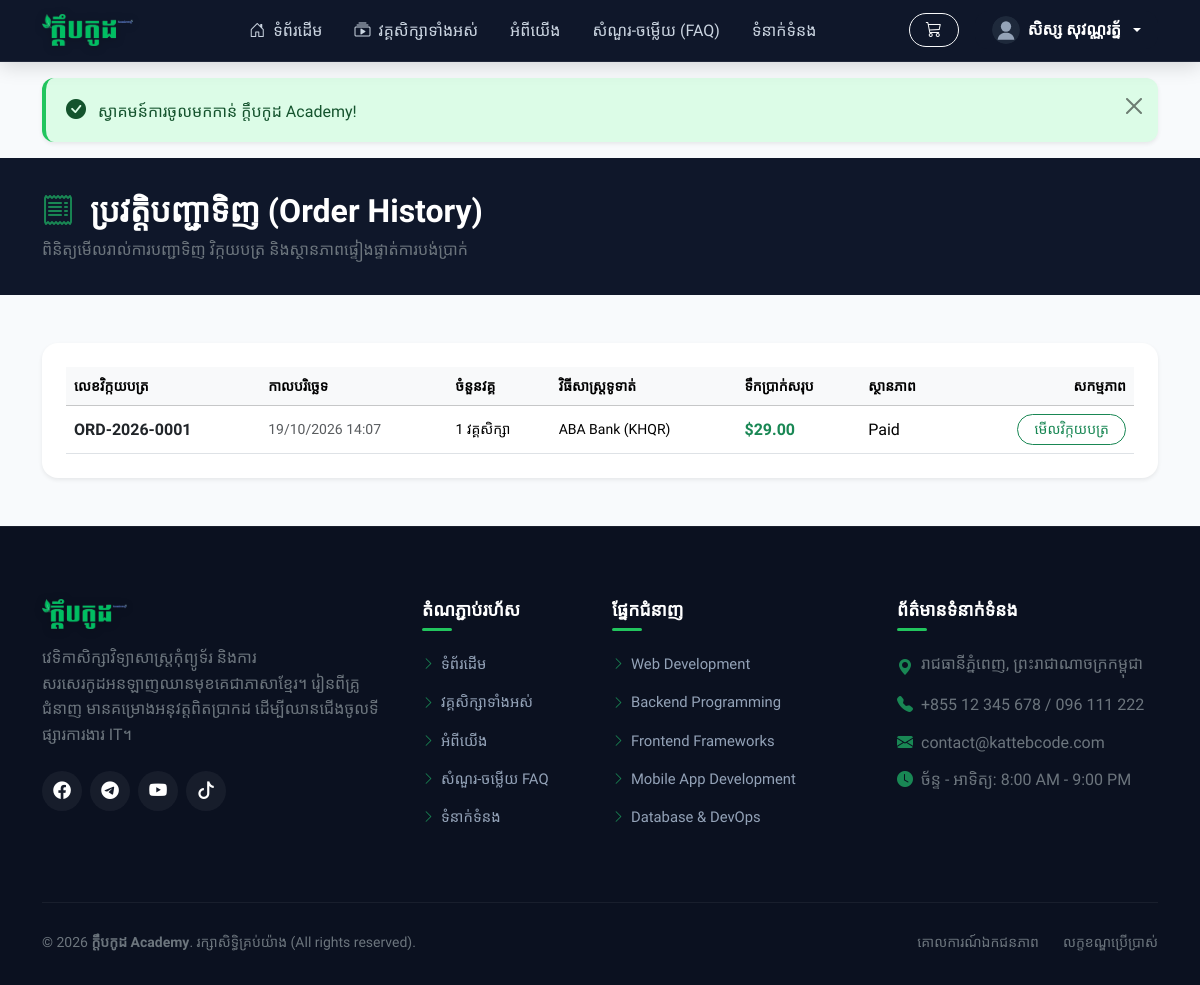
/student/orders (signed in), run on the app's committed database.
### tables this page shows
CREATE TABLE `users` (
    `id` INT UNSIGNED AUTO_INCREMENT PRIMARY KEY,
    `name` VARCHAR(120) NOT NULL,
    `email` VARCHAR(150) NOT NULL UNIQUE,
    `password` VARCHAR(255) NOT NULL,
    `phone` VARCHAR(30) NULL,
    `role` ENUM('student', 'instructor', 'admin') NOT NULL DEFAULT 'student',
    `avatar` VARCHAR(255) NULL,
    `headline` VARCHAR(255) NULL,
    `bio` TEXT NULL,
    `status` ENUM('active', 'inactive') NOT NULL DEFAULT 'active',
    `remember_token` VARCHAR(100) NULL,
    `created_at` TIMESTAMP DEFAULT CURRENT_TIMESTAMP,
    `updated_at` TIMESTAMP DEFAULT CURRENT_TIMESTAMP ON UPDATE CURRENT_TIMESTAMP,
    INDEX `idx_users_role` (`role`),
    INDEX `idx_users_status` (`status`)
);

CREATE TABLE `orders` (
    `id` INT UNSIGNED AUTO_INCREMENT PRIMARY KEY,
    `order_number` VARCHAR(50) NOT NULL UNIQUE,
    `user_id` INT UNSIGNED NOT NULL,
    `subtotal` DECIMAL(10, 2) NOT NULL DEFAULT 0.00,
    `discount_amount` DECIMAL(10, 2) NOT NULL DEFAULT 0.00,
    `coupon_code` VARCHAR(50) NULL,
    `total_amount` DECIMAL(10, 2) NOT NULL DEFAULT 0.00,
    `payment_method_id` INT UNSIGNED NULL,
    `payment_status` ENUM('pending', 'paid', 'rejected', 'cancelled', 'refunded') NOT NULL DEFAULT 'pending',
    `notes` TEXT NULL,
    `admin_notes` TEXT NULL,
    `created_at` TIMESTAMP DEFAULT CURRENT_TIMESTAMP,
    `updated_at` TIMESTAMP DEFAULT CURRENT_TIMESTAMP ON UPDATE CURRENT_TIMESTAMP,
    CONSTRAINT `fk_orders_user` FOREIGN KEY (`user_id`) REFERENCES `users` (`id`) ON DELETE CASCADE,
    CONSTRAINT `fk_orders_payment_method` FOREIGN KEY (`payment_method_id`) REFERENCES `payment_methods` (`id`) ON DELETE SET NULL,
    INDEX `idx_orders_user` (`user_id`),
    INDEX `idx_orders_status` (`payment_status`),
    INDEX `idx_orders_number` (`order_number`)
);

CREATE TABLE `payment_methods` (
    `id` INT UNSIGNED AUTO_INCREMENT PRIMARY KEY,
    `name` VARCHAR(100) NOT NULL,
    `code` VARCHAR(50) NOT NULL UNIQUE,
    `account_name` VARCHAR(150) NULL,
    `account_number` VARCHAR(100) NULL,
    `qr_image` VARCHAR(255) NULL,
    `instructions` TEXT NULL,
    `is_active` TINYINT(1) NOT NULL DEFAULT 1,
    `sort_order` INT NOT NULL DEFAULT 0,
    `created_at` TIMESTAMP DEFAULT CURRENT_TIMESTAMP,
    `updated_at` TIMESTAMP DEFAULT CURRENT_TIMESTAMP ON UPDATE CURRENT_TIMESTAMP
);

### app/Views/student/orders.php (the view)
<div class="py-4 bg-navy text-white" style="background-color: var(--navy-dark);">
    <div class="container py-2">
        <h2 class="fw-bold text-white mb-1"><i class="bi bi-receipt me-2 text-success"></i> ប្រវត្តិបញ្ជាទិញ (Order History)</h2>
        <p class="text-secondary mb-0">ពិនិត្យមើលរាល់ការបញ្ជាទិញ វិក្កយបត្រ និងស្ថានភាពផ្ទៀងផ្ទាត់ការបង់ប្រាក់</p>
    </div>
</div>
<div class="container py-5">
    <div class="card border-0 shadow-sm rounded-4 p-4 bg-white">
        <?php if (empty($orders)): ?>
            <div class="text-center py-5">
                <i class="bi bi-receipt-cutoff fs-1 text-muted mb-3"></i>
                <h5 class="fw-bold">មិនទាន់មានប្រវត្តិបញ្ជាទិញនៅឡើយទេ</h5>
                <p class="text-muted">រាល់ការបញ្ជាទិញវគ្គសិក្សានឹងត្រូវបង្ហាញនៅទីនេះ</p>
            </div>
        <?php else: ?>
            <div class="table-responsive">
                <table class="table table-hover align-middle mb-0">
                    <thead class="table-light">
                        <tr class="small text-muted">
                            <th>លេខវិក្កយបត្រ</th>
                            <th>កាលបរិច្ឆេទ</th>
                            <th>ចំនួនវគ្គ</th>
                            <th>វិធីសាស្ត្រទូទាត់</th>
                            <th>ទឹកប្រាក់សរុប</th>
                            <th>ស្ថានភាព</th>
                            <th class="text-end">សកម្មភាព</th>
                        </tr>
                    </thead>
                    <tbody>
                        <?php foreach ($orders as $order): ?>
                            <tr>
                                <td class="fw-bold">
                                    <a href="<?= url('/order/' . $order['id']) ?>" class="text-dark text-decoration-none">
                                        <?= e($order['order_number']) ?>
                                    </a>
                                </td>
                                <td class="small text-muted"><?= date('d/m/Y H:i', strtotime($order['created_at'])) ?></td>
                                <td class="small"><?= $order['items_count'] ?> វគ្គសិក្សា</td>
                                <td class="small"><?= e($order['payment_method_name'] ?? 'Manual Transfer') ?></td>
                                <td class="fw-bold text-success">$<?= number_format($order['total_amount'], 2) ?></td>
                                <td>
                                    <span class="badge-status badge-<?= e($order['payment_status']) ?>">
                                        <?= ucfirst($order['payment_status']) ?>
                                    </span>
                                </td>
                                <td class="text-end">
                                    <a href="<?= url('/order/' . $order['id']) ?>" class="btn btn-sm btn-outline-success rounded-pill px-3">
                                        មើលវិក្កយបត្រ
                                    </a>
                                </td>
                            </tr>
                        <?php endforeach; ?>
                    </tbody>
                </table>
            </div>
        <?php endif; ?>
    </div>
</div>

### app/Core/Router.php (shortened to what the rows shown need)
<?php
class Router {
    private array $routes = [];
    private array $groupMiddleware = [];
    private string $groupPrefix = '';
    public function group(array $attributes, callable $callback): void {
        $previousPrefix = $this->groupPrefix;
        $previousMiddleware = $this->groupMiddleware;
        if (isset($attributes['prefix'])) {
            $this->groupPrefix = rtrim($this->groupPrefix . '/' . trim($attributes['prefix'], '/'), '/');
        }
        if (isset($attributes['middleware'])) {
            $middlewares = is_array($attributes['middleware']) ? $attributes['middleware'] : [$attributes['middleware']];
            $this->groupMiddleware = array_merge($this->groupMiddleware, $middlewares);
        }
        $this->groupPrefix = $previousPrefix;
        $this->groupMiddleware = $previousMiddleware;
    }
    private function addRoute(string $method, string $path, array|callable $action, array|string $middleware = []): self {
        $fullPath = $this->groupPrefix . '/' . trim($path, '/');
        $fullPath = '/' . trim($fullPath, '/');
        $middlewares = is_array($middleware) ? $middleware : ($middleware ? [$middleware] : []);
        $allMiddlewares = array_merge($this->groupMiddleware, $middlewares);
        $this->routes[] = [
            'method'     => $method,
            'path'       => $fullPath,
            'action'     => $action,
            'middleware' => $allMiddlewares
        ];
        return $this;
    }
    public function dispatch(Request $request): void {
        $method = $request->method();
        $uri = $request->uri();
        foreach ($this->routes as $route) {
            if ($route['method'] !== $method) {
                continue;
            }
            $pattern = preg_replace('/\{([a-zA-Z0-9_]+)\}/', '(?P<$1>[^/]+)', $route['path']);
            $pattern = '#^' . $pattern . '$#';
            if (preg_match($pattern, $uri, $matches)) {
                $params = array_filter($matches, 'is_string', ARRAY_FILTER_USE_KEY);
                $action = $route['action'];
                if (is_array($action)) {
                    [$controllerClass, $methodName] = $action;
                    $controller = new $controllerClass();
                    call_user_func_array([$controller, $methodName], array_values($params));
                    return;
                }
            }
        }
    }
}

### app/Views/layouts/header.php (shortened to what the rows shown need)
<?php
$currentUser = Auth::user();
?>
<!DOCTYPE html>
<html lang="km">
<head>
    <link href="https://cdn.jsdelivr.net/npm/bootstrap@5.3.3/dist/css/bootstrap.min.css" rel="stylesheet">
    <link href="https://cdn.jsdelivr.net/npm/bootstrap-icons@1.11.3/font/bootstrap-icons.min.css" rel="stylesheet">
    <link rel="stylesheet" href="<?= asset('css/style.css') ?>?v=<?= time() ?>">
</head>
<body>
<header class="main-header">
    <div class="container">
        <nav class="navbar navbar-expand-lg navbar-dark py-2">
            <a class="navbar-brand" href="<?= url('/') ?>" style="padding: 0; margin-right: 1.5rem; display: inline-flex; align-items: center;">
                <img src="<?= asset('images/logo.png') ?>?v=<?= time() ?>" alt="ក្តឹបកូដ Academy" class="brand-logo" style="height: 32px !important; width: auto !important; max-height: 32px !important; max-width: 110px !important; object-fit: contain !important; display: inline-block !important;">
            </a>
            <div class="collapse navbar-collapse" id="mainNavbar">
                <ul class="navbar-nav mx-auto mb-2 mb-lg-0">
                    <li class="nav-item">
                        <a class="nav-link" href="<?= url('/') ?>"><i class="bi bi-house-door me-1"></i> ទំព័រដើម</a>
                    </li>
                    <li class="nav-item">
                        <a class="nav-link" href="<?= url('/courses') ?>"><i class="bi bi-collection-play me-1"></i> វគ្គសិក្សាទាំងអស់</a>
                    </li>
                    <li class="nav-item">
                        <a class="nav-link" href="<?= url('/about') ?>">អំពីយើង</a>
                    </li>
                    <li class="nav-item">
                        <a class="nav-link" href="<?= url('/faq') ?>">សំណួរ-ចម្លើយ (FAQ)</a>
                    </li>
                    <li class="nav-item">
                        <a class="nav-link" href="<?= url('/contact') ?>">ទំនាក់ទំនង</a>
                    </li>
                </ul>
                <div class="d-flex align-items-center gap-3">
                    <a href="<?= url('/cart') ?>" class="btn btn-outline-light position-relative rounded-pill px-3 py-1">
                        <i class="bi bi-cart3"></i>
                    </a>
                    <?php if (Auth::check()): ?>
                        <div class="dropdown">
                            <button class="btn btn-navy d-flex align-items-center gap-2 dropdown-toggle px-3 py-1" type="button" data-bs-toggle="dropdown">
                                <img src="<?= $currentUser['avatar'] ? uploadUrl($currentUser['avatar']) : asset('images/default-avatar.svg') ?>"
                                     alt="Avatar" class="rounded-circle" width="28" height="28" style="object-fit: cover;">
                                <span><?= e($currentUser['name']) ?></span>
                            </button>
                        </div>
                    <?php else: ?>
                        <a href="<?= url('/login') ?>" class="btn btn-outline-light px-3 py-1 fw-semibold">ចូលគណនី</a>
                        <a href="<?= url('/register') ?>" class="btn btn-primary-katteb px-3 py-1">ចុះឈ្មោះ</a>
                    <?php endif; ?>
                </div>
            </div>
        </nav>
    </div>
</header>
<div class="container mt-3">
    <?php if (\App\Helpers\Session::hasFlash('success')): ?>
        <div class="alert alert-success alert-dismissible fade show shadow-sm" role="alert">
            <i class="bi bi-check-circle-fill me-2 fs-5"></i>
            <?= e(\App\Helpers\Session::getFlash('success')) ?>
            <button type="button" class="btn-close" data-bs-dismiss="alert" aria-label="Close"></button>
        </div>
    <?php endif; ?>
</div>

### data on the page
users: name "សិស្ស សុវណ្ណរត្ន័"
orders: order_number "ORD-2026-0001", created_at "19/10/2026 14:07", items_count "1", payment_method.name "ABA Bank (KHQR)", total_amount "29.00", payment_status "Paid"
